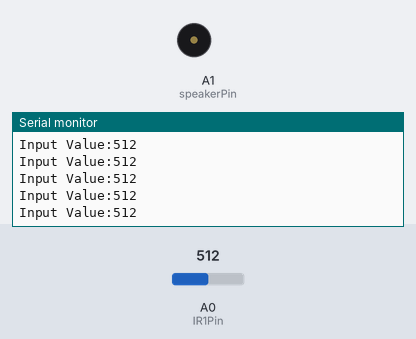
This sketch was run on a simulated Arduino Uno, built with avr-gcc and run on an emulated ATmega328P. Shown: buzzer (waves = sounding), the last lines printed to the serial monitor. Inputs (shaded band) come from the test bench; at power-on: A0 (IR1Pin) = 512.

Above: at 1.2 s.
1.3 s: A0 (IR1Pin) set to 44
At 2.0 s:
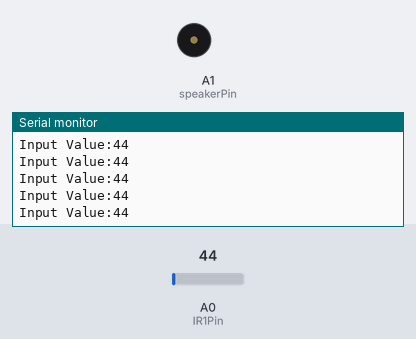
2.8 s: A0 (IR1Pin) set to 36
At 3.4 s:
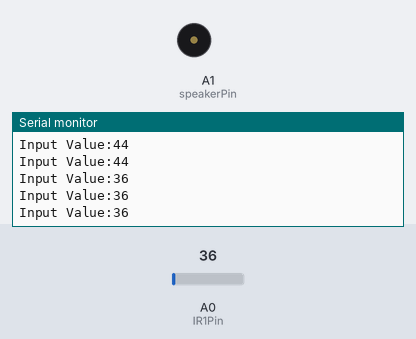
4.3 s: A0 (IR1Pin) set to 122
At 4.49 s:
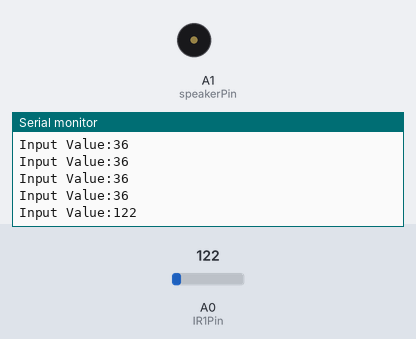
10.3 s: A0 (IR1Pin) set to 982
At 10.9 s:
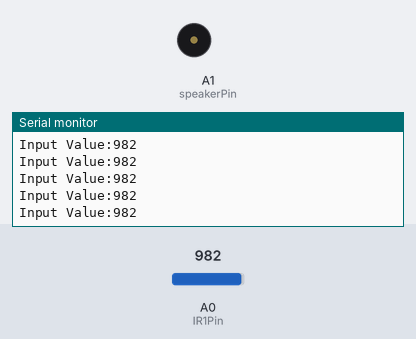
11.8 s: A0 (IR1Pin) set to 1012
At 12.7 s:
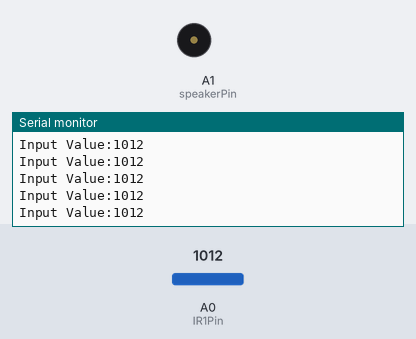
Timing chart, 0 to 14.8 s (numbered marks = the images above; inputs shaded):
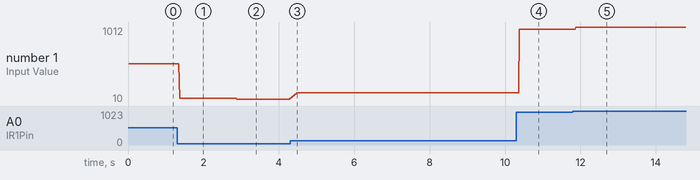

Measured:
- after the input at 1.3 s, the serial monitor: prints a new line after 0.07 s (image 1)
- after the input at 2.8 s, the serial monitor: prints a new line after 0.08 s (image 2)
- after the input at 4.3 s, the serial monitor: prints a new line after 0.19 s (image 3)
- after the input at 10.3 s, the serial monitor: prints a new line after 0.08 s (image 4)
- after the input at 11.8 s, the serial monitor: prints a new line after 0.07 s (image 5)
- plotted number 1: 512 → 44 after the input at 1.3 s, 44 → 36 after the input at 2.8 s, 36 → 122 after the input at 4.3 s, 122 → 982 after the input at 10.3 s, 982 → 10 after the input at 11.8 s

The sketch:

ir_buzz.ino
```cpp
/*Testing_IR1.ino
Analog IR Sensor. This program is used to read and adjust IR sensor signal values*/

#define IR1Pin A0  // A0 input pin for IR sensor signal
int IR1_Val = 0;     // to store IR sensor 1 signal value

#define speakerPin A1

void setup() {
  Serial.begin(9600);   // Setup Serial Communication.
  Serial.print("Analog IR Sensor 1.\n");

  pinMode(speakerPin, OUTPUT);
}

void loop(){
  pathCheck();
}

void pathCheck(){
    IR1_Val = analogRead(IR1Pin); // Reading and storing IR sensor 1 signal value
    Serial.print("Input Value:");
    Serial.print(IR1_Val);       // Printing IR sensor 1 signal value
    Serial.print("\n");            // moving to new line
    delayMicroseconds(50);
    buzzer();
}

void buzzer(){
  if(IR1_Val < 40){
    for(int freq = 1000; freq <= 2000; freq += 10){
      tone(speakerPin, freq);
      delay(1);
    }
    for(int freq = 2000; freq >= 1000; freq -= 10){
      tone(speakerPin, freq);
      delay(1);
    }
  }
  else{
    noTone(speakerPin);
  }
}
```
